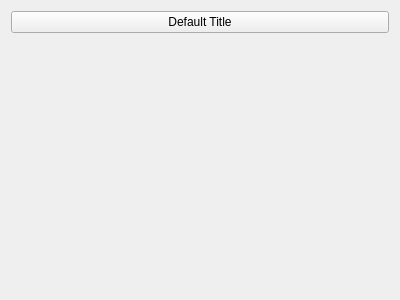
<?xml version="1.0" encoding="UTF-8"?>
<ui version="4.0">
 <class>FoldListItemWgt</class>
 <widget class="QWidget" name="FoldListItemWgt">
  <property name="geometry">
   <rect>
    <x>0</x>
    <y>0</y>
    <width>400</width>
    <height>300</height>
   </rect>
  </property>
  <property name="windowTitle">
   <string>Form</string>
  </property>
  <layout class="QVBoxLayout" name="verticalLayout">
   <item>
    <widget class="QPushButton" name="titleBtn">
     <property name="text">
      <string>Default Title</string>
     </property>
     <property name="checkable">
      <bool>true</bool>
     </property>
    </widget>
   </item>
   <item>
    <widget class="QWidget" name="widget" native="true">
     <layout class="QVBoxLayout" name="verticalLayout_2"/>
    </widget>
   </item>
  </layout>
 </widget>
 <resources/>
 <connections/>
</ui>
